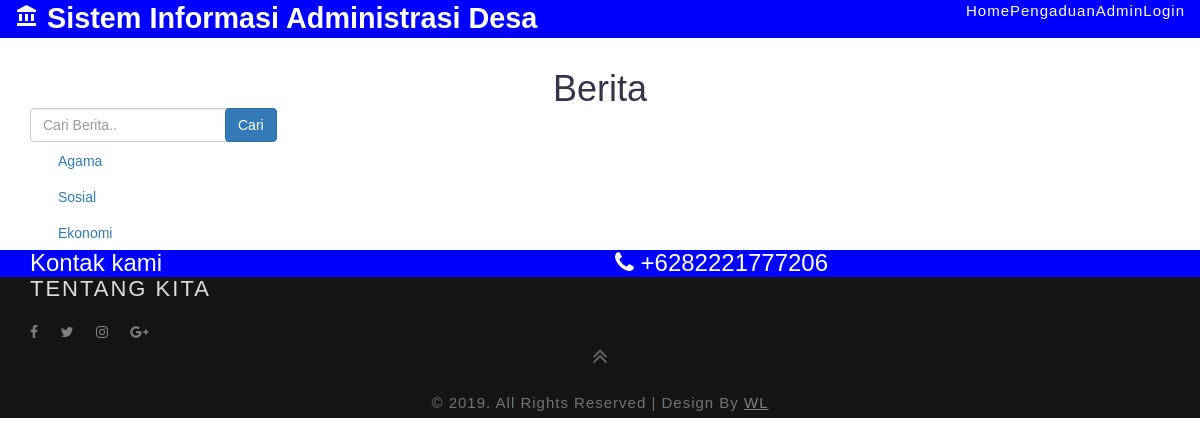
The app's page /index.php/beritaf, older data.
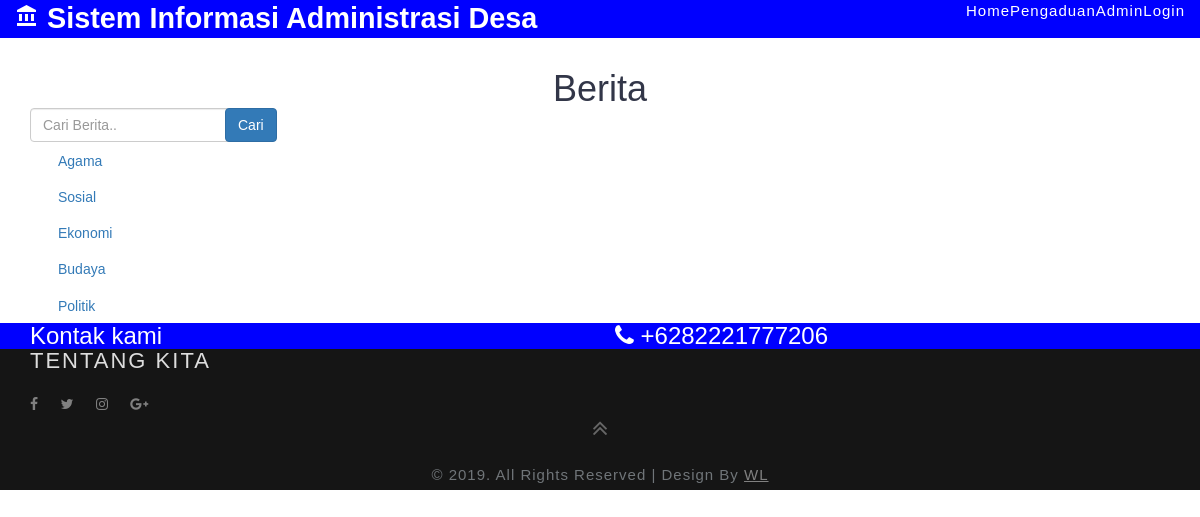
The same page, newer data.
### tables this page shows
CREATE TABLE `kategori` (
  `id_kategori` int(11) NOT NULL,
  `kategori` varchar(30) NOT NULL
);

### application/controllers/BeritaF.php (called while the page is built, shortened)
<?php
class BeritaF extends CI_Controller{
    public function __construct(){
        $this->load->model('Berita_m');
    }
    public function index()
    {
        $data['judul'] = 'Halaman Layanan';
        $data['berita'] = $this->Berita_m->select_db();
        $this->load->view('templates/header', $data);
        $this->load->view('berita/index', $data);
        $this->load->view('templates/footer');
    }
}

### index.php (called while the page is built, shortened)
<?php
require_once BASEPATH.'core/CodeIgniter.php';

### application/models/Kategori_m.php (called while the page is built, shortened)
<?php
class Kategori_m extends CI_Model{
        function select_db(){
            return $this->db->query("SELECT * FROM kategori")->result();
        }
}

### application/views/berita/index.php (the view, shortened to what this page needs)
<section>
	<div class="container pt-5 mb-5">
		<br>
		<br>
		<br>
		<h1 align="center">Berita</h1>
		<div class="row mt-5">
			<div class="col-xs-2">
				<form class="form-inline" action="" method="post">
					<input class="form-control ml-4" placeholder="Cari Berita.." name="keyword">
			</div>
			<div class="col-xs-2">
				<button type="submit" class="btn btn-primary ml-2">Cari</button>
			</div>
		</div>
		<?php if(empty($cari_berita)) { ?>
		<div class="container pt-3">
			<div class="accordion" id="accordionExample">
				<?php
			$kategori = $this->Kategori_m->select_db();
			foreach($kategori as $key => $row) : ?>
				<div class="card">
					<div class="card-header" id="headingOne">
						<h2 class="mb-0">
							<button class="btn btn-link" type="button" data-toggle="collapse"
								data-target="#<?= $row->kategori;?>" aria-expanded="true" aria-controls="collapseOne">
								<?= $row->kategori;?>
							</button>
						</h2>
					</div>
				</div>
				<?php endforeach; ?>
			</div>
		</div>
		<?php } ?>
	</div>
</section>

Row changes from the older to the newer data that the page shows:
added kategori: kategori "Budaya"
added kategori: kategori "Politik"
